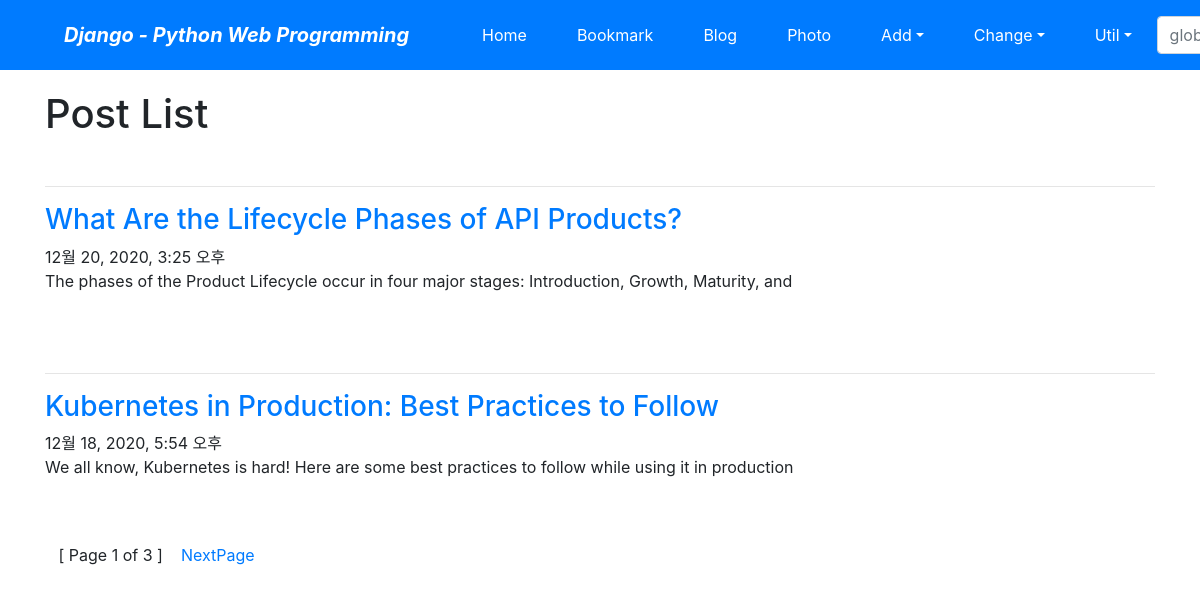
Screenshot of /blog/ with the database file from the repository.
### blog/models.py (models this page shows, shortened)
class Post(models.Model):
    title = models.CharField(verbose_name = "TITLE", max_length=100)
    slug = models.SlugField(verbose_name='SLUG', max_length=100, allow_unicode=True, help_text='one word for title alias. ')    # this is title -> this-is-title
    description = models.CharField(verbose_name="DESCRIPTION", max_length=100)
    content = models.TextField(verbose_name='CONTENT')
    create_dt = models.DateTimeField(verbose_name='CREATE DATE', auto_now_add=True)
    modify_dt = models.DateTimeField(verbose_name='MODIFY DATE', auto_now=True)
    owner = models.ForeignKey(User, on_delete=models.CASCADE, blank=True, null=True, verbose_name="OWNER")
    tags = TaggableManager(blank=True)
    class Meta:
        verbose_name = 'post'
        verbose_name_plural = 'posts'
        db_table = 'blog_posts'
        ordering = ('-modify_dt',)
        pass

### blog/views.py (the view)
# urls.py: path('', PostLV.as_view(), name='index'),
class PostLV(ListView):
    model = Post    # Post.objects.all()
    template_name = "blog/post_all.html"
    context_object_name = 'posts'
    paginate_by = 2 # 페이징 처리 설정 (한 화면에 n개씩 표시)

### blog/templates/blog/post_all.html (shortened to what this page needs)
{% extends 'base.html' %}
{% block content %}
    <h1>Post List</h1>
    <br>
    {% for post in posts %}
        <hr>
        <h3><a href='/blog/post/{{ post.slug }}/'>{{ post.title }}</a></h3>
        {{post.modify_dt}}
        <p>{{ post.description }}</p>
        <br><br>
    {% endfor %}
    &nbsp;&nbsp; [ Page {{ page_obj.number }} of {{ page_obj.paginator.num_pages }} ] &nbsp;&nbsp;
    {% if page_obj.has_next %}
        <a href='?page={{ page_obj.next_page_number }}'>NextPage</a>
    {% endif %}
{% endblock %}

### rows the page displays
Post: title "What Are the Lifecycle Phases of API Products?", modify_dt "12월 20, 2020, 3:25 오후", description "The phases of the Product Lifecycle occur in four major stages: Introduction, Growth, Maturity, and"
Post: title "Kubernetes in Production: Best Practices to Follow", modify_dt "12월 18, 2020, 5:54 오후", description "We all know, Kubernetes is hard! Here are some best practices to follow while using it in production"

### other values shown
{{ page_obj.number }} "1"
{{ page_obj.paginator.num_pages }} "3"
